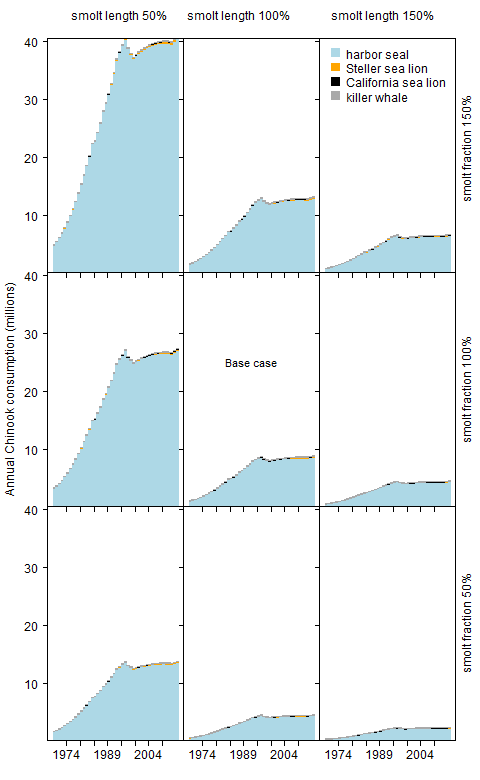

The R source for this figure:
png("plot_sensitivityToSmoltFractionAndSmoltSize.png", width=480, height=780, pointsize=12)

par(mfrow=c(3,3))

icnt = 1
for(sm in 1:3)
  for(ssm in 1:3)
  {
    if(icnt>1) par(new=TRUE)
    par(fig=c(0.1+(sm-1)/3*0.85,0.1+(sm)/3*0.85,0.05+(ssm-1)/3*0.9,0.05+(ssm)/3*0.9), mai=c(0,0,0,0))
    barplot((sensivityNumbers[sm,ssm,,])/1000000, 
        ylim=c(0,max(sensivityNumbers)/1000000),
        space=0,
        las=1,
        axes=FALSE,
        border = myCols,
        col = myCols
    )
    if(ssm==1) axis(1,at=seq(5,40,5),labels=yearNames[seq(5,40,5)],cex.axis=1.5)
    if(ssm!=1) axis(1,at=seq(5,40,5),labels=FALSE, cex.axis=1.5)
    box()
    if(sm==1) axis(2, las=1, at=seq(10,40,10),labels=seq(10,40,10),cex.axis=1.5)
    if(sm!=1) axis(2, las=1, at=seq(10,40,10),labels=FALSE)
    
    if(sm==2 & ssm==2) text(23,25,"Base case", cex=1.4)
    icnt = icnt + 1
    
    if(sm==3 & ssm==3) 
      legend(0,max(sensivityNumbers)/1000000, 
             legend=c("harbor seal", "Steller sea lion", "California sea lion", "killer whale"), 
             pch=15, pt.cex=2.5, cex=1.5,
             col=myCols, bty="n")
  }

par(fig=c(0,1,0,1), mai=c(0,0,0,0), new=TRUE)
plot(1, type="n", xlim=c(0,1), ylim=c(0,1), xaxs="i", yaxs="i", axes=FALSE)
text(0.25,0.98, "smolt length 50%", cex=1.5)
text(0.5,0.98, "smolt length 100%", cex=1.5)
text(0.8,0.98, "smolt length 150%", cex=1.5)

text(0.97,0.2, "smolt fraction 50%", cex=1.5, srt=90)
text(0.97,0.5, "smolt fraction 100%", cex=1.5, srt=90)
text(0.97,0.81, "smolt fraction 150%", cex=1.5, srt=90)

text(0.02,0.5, "Annual Chinook consumption (millions)", cex=1.5, srt=90)

dev.off()
